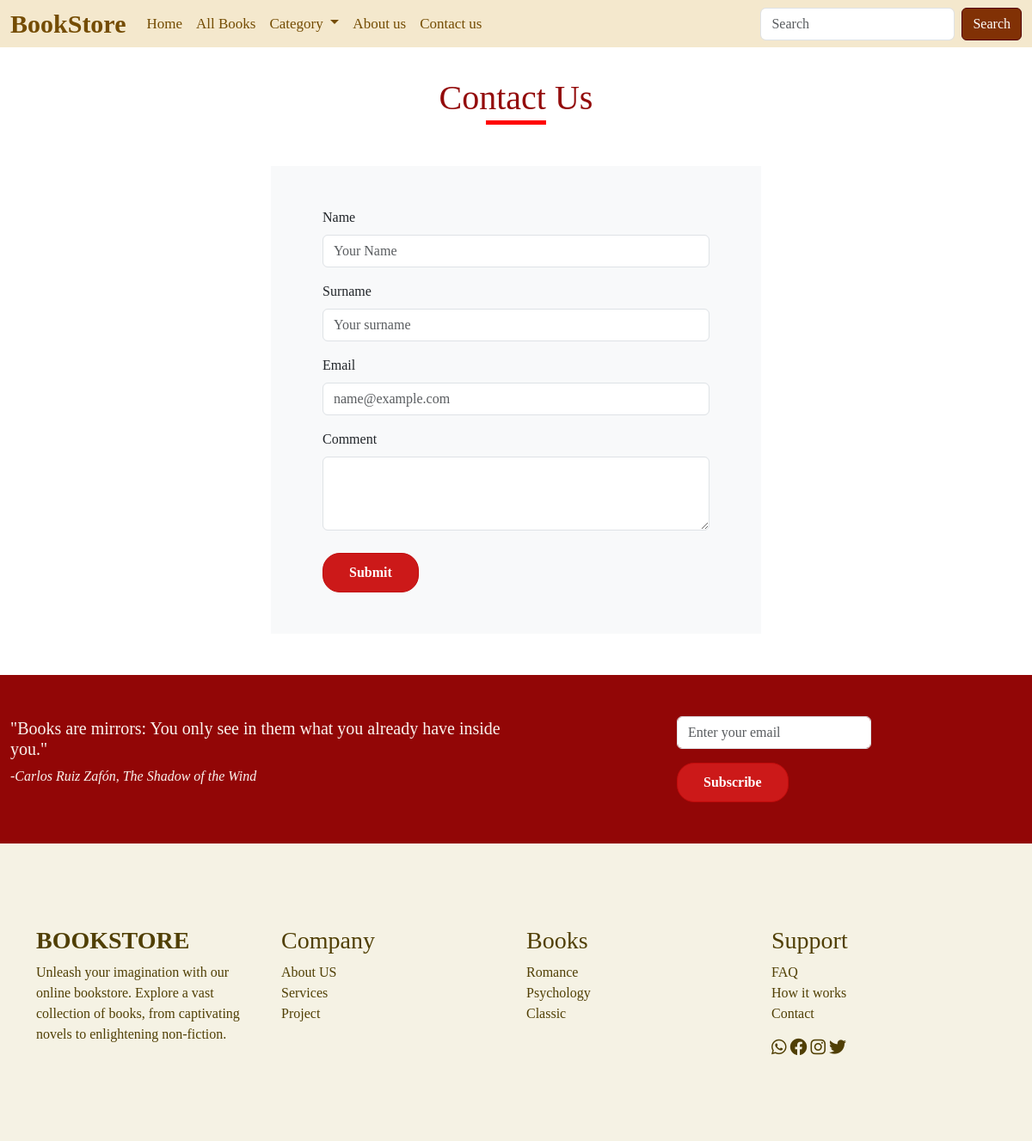
Page /contact/ on the committed database.
### bookApp/models.py (models this page shows, shortened)
class Category(models.Model):
    category_id = models.AutoField(primary_key=True)
    category_name = models.CharField(max_length=50, null=True, blank=True)

### bookApp/views.py (the view, shortened to what this page needs)
# urls.py: path('contact/', views.contact, name="contact"),
def contact(request):
    categories = Category.objects.all().order_by("-category_id")
    context = {"categories":categories}
    return render(request, 'contact.html', context)

### bookApp/templates/contact.html (shortened to what this page needs)
<!DOCTYPE html>
{% extends 'index.html' %}
{% load static %}
{% block content %}
<h1 class="title">Contact Us<span class="red-line"></span></h1>
<div class="container mb-5">
    <div class="row mt-5">
        <div class="col-12 col-md-6 offset-md-3 bg-light">
            <form method="POST" class="p-5">
                <div class="mb-3">
                    <label for="name" class="form-label">Name</label>
                    <input type="text" class="form-control" name="firstName" id="name" placeholder="Your Name">
                </div>
                <div class="mb-3">
                    <label for="surname" class="form-label">Surname</label>
                    <input type="text" class="form-control" name="lastName" id="surname" placeholder="Your surname">
                </div>
                <div class="mb-3">
                    <label for="email" class="form-label">Email</label>
                    <input type="email" class="form-control" name='email' id="email" placeholder="name@example.com">
                </div>
                <div class="mb-3">
                    <label for="comment" class="form-label">Comment</label>
                    <textarea class="form-control" id="comment" name="comment" rows="3"></textarea>
                </div>
                <button type="submit" class="btn btn-primary btn-lg">Submit</button>
            </form>
        </div>
    </div>
</div>
{% endblock %}

### bookApp/templates/footer.html
<!DOCTYPE html>
<footer class="custom-footer py-5">
    <div class="container py-5">
        <div class="row">
            <div class="col-12 col-md-6 col-lg-3 mb-4 mb-md-0">
                <h3 class="fs-3 fw-bold text-dark"><a href="{% url 'home' %}" >BOOKSTORE</a></h3>
                <p>Unleash your imagination with our online bookstore. Explore a vast collection of books, from captivating novels to enlightening non-fiction. </p>
            </div>
            <div class="col-12 col-md-6 col-lg-3 mb-4 mb-md-0">
                <div>
                    <h3>Company</h3>
                    <ul class="list-unstyled">
                        <li><a href="{% url 'aboutus' %}" >About US</a></li>
                        <li><a href="">Services</a></li>
                        <li><a href="">Project</a></li>
                    </ul>
                </div>
            </div>
            <div class="col-12 col-md-6 col-lg-3 mb-4 mb-md-0">
                <div>
                    <h3>Books</h3>
                    <ul class="list-unstyled">
                        {% for category in categories %}
                        <li>
                            <a class="dropdown-item" href="{% url 'category' category.category_id %}">{{ category.category_name }}</a>
                        </li>
                        {% endfor %}
                    </ul>
                </div>
            </div>
            <div class="col-12 col-md-6 col-lg-3 mb-4 mb-md-0">
                <div>
                    <h3>Support</h3>
                    <ul class="list-unstyled">
                        <li><a href="">FAQ</a></li>
                        <li><a href="">How it works</a></li>
                        <li><a href="{% url 'contact'%}" >Contact</a></li>
                    </ul>
                    <div class="social">
                        <a href="https://whatsapp.com" target="_blank"><i class="fa-brands fa-whatsapp fa-lg"></i></a>
                        <a href="https://facebook.com" target="_blank"><i class="fa-brands fa-facebook fa-lg"></i></a>
                        <a href="https://instagram.com" target="_blank"><i class="fa-brands fa-instagram fa-lg"></i></a>
                        <a href="https://twitter.com" target="_blank"><i class="fa-brands fa-twitter fa-lg"></i></a>
                    </div>
                </div>
            </div>
        </div>
    </div>
</footer>

### bookApp/static/css/style.css (style rules this page uses)
.red-line { display: block; width: 70px; height: 5px; background-color: red; margin: 2px auto 15px; }
.btn-primary { font-size: 16px; background-color: #cc1919; border: 1.5px solid #c10b0b; border-radius: 20px; padding: 10px 30px; color: #fff; margin-top: 10px; font-weight: bold; }
.custom-footer { background-color: #f5f2e4; }
.custom-footer h3, .custom-footer p, .custom-footer a { color: #503f04; }
.custom-footer a { text-decoration: none; }
h1 { text-align: center; font-size: 40px; padding-top: 35px; font-family: Serif; color: #896614; }
body { font-family: serif; }
.title { color: #930b0b; }

### rows in the picture
Category: category_name "Romance"
Category: category_name "Psychology"
Category: category_name "Classic"
